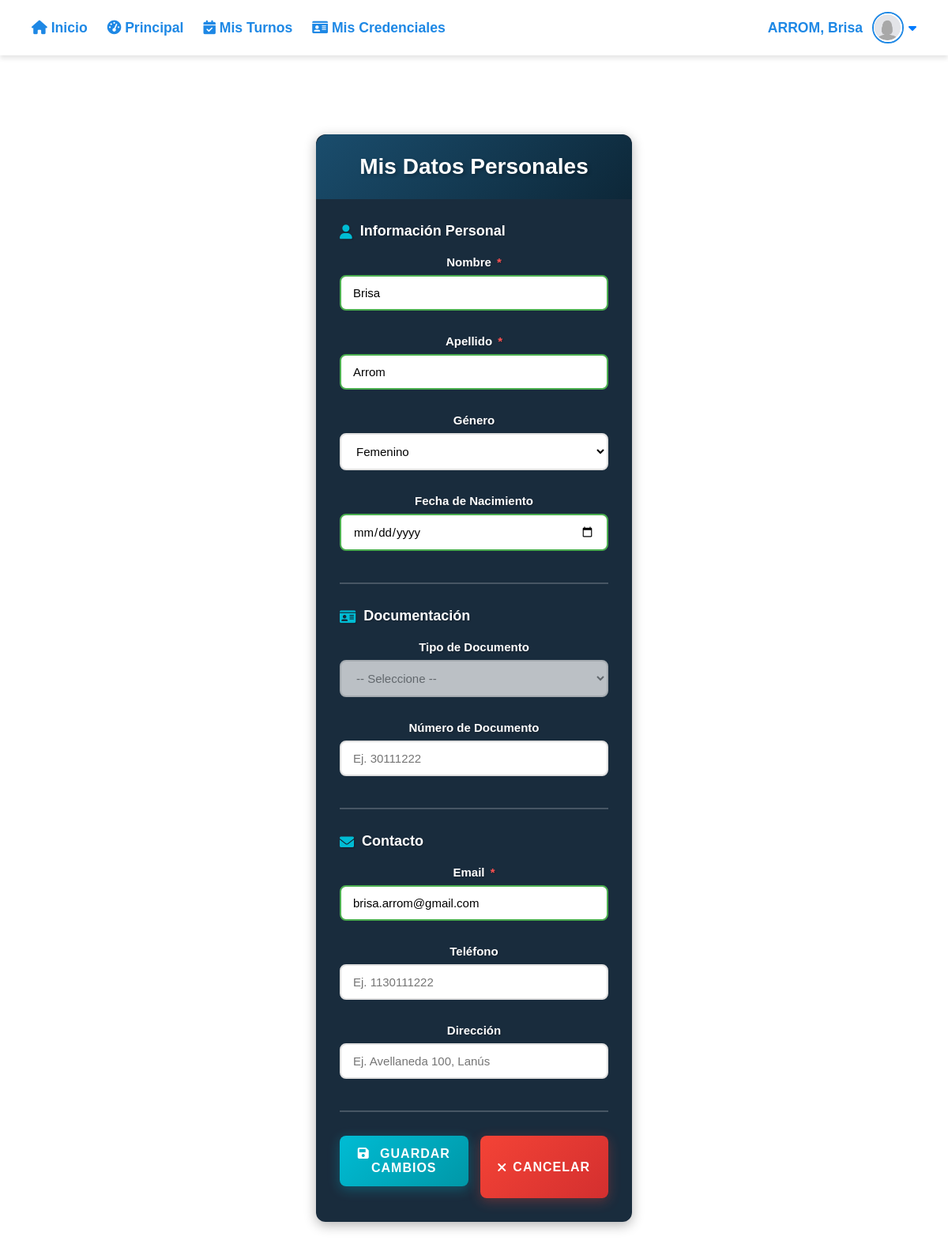
The app's page /interfaces/Paciente/editarDatosPersonales.php (signed in) with its own data.
### tables this page shows
CREATE TABLE IF NOT EXISTS usuarios (
  id_usuario INT NOT NULL AUTO_INCREMENT,
  nombre VARCHAR(100) NOT NULL,
  apellido VARCHAR(100) NOT NULL,
  email VARCHAR(150) NOT NULL,
  password_hash VARCHAR(255) NOT NULL,
  id_rol INT DEFAULT NULL,
  activo TINYINT(1) DEFAULT 1,
  fecha_creacion TIMESTAMP NOT NULL DEFAULT CURRENT_TIMESTAMP,
  genero VARCHAR(100) DEFAULT NULL,
  img_dni LONGTEXT DEFAULT NULL,
  CONSTRAINT pk_usuario PRIMARY KEY (id_usuario),         
  CONSTRAINT uk_usuario_email UNIQUE (email),             
  KEY idx_usuario_id_rol (id_rol),                        
  CONSTRAINT fk_usuario_id_rol FOREIGN KEY (id_rol)       
    REFERENCES roles(id_rol)
    ON UPDATE CASCADE
    ON DELETE SET NULL
);

### interfaces/Paciente/editarDatosPersonales.php (the view, shortened to what this page needs)
<?php
$id_usuario = $_SESSION['id_usuario'] ?? null;
$conn = ConexionBD::conectar();
$sql = "SELECT u.nombre, u.apellido, u.email, u.genero,
               p.tipo_documento, p.nro_documento, p.fecha_nacimiento, p.direccion, p.telefono
        FROM usuarios u
        LEFT JOIN pacientes p ON u.id_usuario = p.id_usuario
        WHERE u.id_usuario = ?";
$stmt = $conn->prepare($sql);
$stmt->bind_param("i", $id_usuario);
$stmt->execute();
$result = $stmt->get_result();
$datosPaciente = $result->fetch_assoc();
?>
<!DOCTYPE html>
<html lang="es">
<head>
<link rel="stylesheet" href="https://cdnjs.cloudflare.com/ajax/libs/font-awesome/6.4.0/css/all.min.css">
<link rel="stylesheet" href="../../css/principalPac.css">
<link rel="stylesheet" href="../../css/turnoMedico.css">
</head>
<body>
<?php include('navPac.php'); ?>
<div class="container">
    <div class="card-form">
        <h1>Mis Datos Personales</h1>
        <?php if ($datosPaciente): ?>
        <form method="POST" action="" id="form-datos">
            <div class="form-section">
                <h3><i class="fas fa-user"></i> Información Personal</h3>
                <label for="nombre">Nombre <span class="required">*</span></label>
                <input type="text" id="nombre" name="nombre"
                       value="<?= htmlspecialchars($datosPaciente['nombre']) ?>"
                       placeholder="Ingrese su nombre"
                       required>
                <label for="apellido">Apellido <span class="required">*</span></label>
                <input type="text" id="apellido" name="apellido"
                       value="<?= htmlspecialchars($datosPaciente['apellido']) ?>"
                       placeholder="Ingrese su apellido"
                       required>
                <label for="genero">Género</label>
                <select id="genero" name="genero">
                    <option value="Femenino" <?= $datosPaciente['genero']=='Femenino'?'selected':'' ?>>Femenino</option>
                </select>
                <label for="fecha_nacimiento">Fecha de Nacimiento</label>
                <input type="date" id="fecha_nacimiento" name="fecha_nacimiento"
                       value="<?= htmlspecialchars($datosPaciente['fecha_nacimiento']) ?>"
                       max="<?= date('Y-m-d') ?>">
            </div>
            <div class="form-section">
    <h3><i class="fas fa-id-card"></i> Documentación</h3>
    <label for="tipo_documento">Tipo de Documento</label>
    <select id="tipo_documento" name="tipo_documento_display" disabled>
        <option value="">-- Seleccione --</option>
    </select>
    <label for="nro_documento">Número de Documento</label>
    <input type="text" id="nro_documento" name="nro_documento"
           value="<?= htmlspecialchars($datosPaciente['nro_documento']) ?>"
           placeholder="Ej. 30111222"
           readonly>
</div>
            <div class="form-section">
                <h3><i class="fas fa-envelope"></i> Contacto</h3>
                <label for="email">Email <span class="required">*</span></label>
                <input type="email" id="email" name="email"
                       value="<?= htmlspecialchars($datosPaciente['email']) ?>"
                       placeholder="ejemplo@email.com"
                       required>
                <label for="telefono">Teléfono</label>
                <input type="tel" id="telefono" name="telefono"
                       value="<?= htmlspecialchars($datosPaciente['telefono']) ?>"
                       placeholder="Ej. 1130111222"
                       pattern="[0-9]{10,15}"
                       title="Ingrese un teléfono válido (10-15 dígitos)">
                <label for="direccion">Dirección</label>
                <input type="text" id="direccion" name="direccion"
                       value="<?= htmlspecialchars($datosPaciente['direccion']) ?>"
                       placeholder="Ej. Avellaneda 100, Lanús">
            </div>
            <div class="button-group">
                <button type="submit" class="btn-guardar">
                    <i class="fas fa-save"></i> Guardar Cambios
                </button>
                <a href="principalPac.php" class="btn-cancelar" onclick="return confirmarSalir()">
                    <i class="fas fa-times"></i> Cancelar
                </a>
            </div>
        </form>
        <?php endif; ?>
    </div>
</div>
</body>
</html>

### css/principalPac.css (style rules this page uses)
* { margin: 0; padding: 0; box-sizing: border-box; font-family: Arial, sans-serif; }
body { background: url("https://i.pinimg.com/1200x/9b/e2/12/9be212df4fc8537ddc31c3f7fa147b42.jpg") no-repeat center center fixed; background-size: cover; color: #333; min-height: 100vh; }
.container { padding: 60px 20px; text-align: center; }
.container h1 { margin-bottom: 40px; color: #f5f8fa; font-size: 2.5em; text-shadow: 1px 1px 3px rgba(0, 0, 0, 0.5); }

### css/turnoMedico.css (style rules this page uses)
* { margin: 0; padding: 0; box-sizing: border-box; font-family: Arial, sans-serif; }
body { background: url("https://i.pinimg.com/1200x/9b/e2/12/9be212df4fc8537ddc31c3f7fa147b42.jpg") no-repeat center center fixed; background-size: cover; color: #333; }
.container { padding: 60px 20px; text-align: center; }
.container h1 { margin-bottom: 40px; color: #f5f8fa; font-size: 2.5em; text-shadow: 1px 1px 3px rgba(0, 0, 0, 0.5); }
.card-form { background: rgba(0, 22, 41, 0.9); padding: 30px; border-radius: 12px; width: 400px; color: #fff; box-shadow: 0px 4px 15px rgba(0, 0, 0, 0.3); margin: auto; }
.card-form h1 { text-align: center; margin-bottom: 25px; color: #fff; }
.card-form label { display: block; margin: 10px 0 5px; font-weight: bold; font-size: 0.9em; }
.card-form select, .card-form input { width: 100%; padding: 10px; border-radius: 6px; border: none; margin-bottom: 15px; font-size: 0.95em; }
.card-form button { width: 100%; padding: 12px; border: none; border-radius: 6px; background: #00b4ff; color: #fff; font-weight: bold; cursor: pointer; transition: background 0.3s; }

### interfaces/Paciente/editarDatosPersonales.php (style rules this page uses)
.card-form { max-width: 500px; margin: 40px auto; }
.card-form h1 { background: linear-gradient(135deg, #1a4d6d 0%, #0d2738 100%); color: white; padding: 25px; margin: -30px -30px 30px -30px; border-radius: 15px 15px 0 0; text-align: center; font-size: 28px; font-weight: 700; text-shadow: 2px 2px 4px rgba(0,0,0,0.3); }
.card-form label { color: white; font-weight: 600; font-size: 15px; margin-bottom: 8px; display: block; text-shadow: 1px 1px 2px rgba(0,0,0,0.3); }
.card-form input, .card-form select { width: 100%; padding: 12px 15px; margin-bottom: 20px; border: 2px solid #e0e0e0; border-radius: 8px; font-size: 15px; background: white; transition: all 0.3s ease; }
.card-form button[type="submit"] { width: 100%; padding: 14px; background: linear-gradient(135deg, #00bcd4 0%, #0097a7 100%); color: white; border: none; border-radius: 8px; font-size: 16px; font-weight: 700; cursor: pointer; transition: all 0.3s ease; text-transform: uppercase; letter-spacing: 1px; margin-bottom: 15px; box-shadow: 0 4px 15px rgba(0, 188, 212, 0.3); }
.card-form button[type="submit"] i { margin-right: 8px; }
.form-section { margin-bottom: 30px; padding-bottom: 20px; border-bottom: 2px solid rgba(255, 255, 255, 0.2); }
.form-section h3 { color: white; font-size: 18px; margin-bottom: 20px; display: flex; align-items: center; gap: 10px; text-shadow: 1px 1px 2px rgba(0,0,0,0.3); }
.form-section h3 i { color: #00bcd4; }
.required { color: #ff5252; font-weight: bold; margin-left: 3px; }
.button-group { display: grid; grid-template-columns: 1fr 1fr; gap: 15px; margin-top: 30px; }
.btn-guardar { width: 100%; padding: 14px; background: linear-gradient(135deg, #4caf50 0%, #45a049 100%); color: white; border: none; border-radius: 8px; font-size: 16px; font-weight: 700; cursor: pointer; transition: all 0.3s ease; text-transform: uppercase; letter-spacing: 1px; box-shadow: 0 4px 15px rgba(76, 175, 80, 0.3); }
.btn-cancelar { display: flex; align-items: center; justify-content: center; gap: 8px; width: 100%; padding: 14px; background: linear-gradient(135deg, #f44336 0%, #d32f2f 100%); color: white; text-decoration: none; border-radius: 8px; font-size: 16px; font-weight: 700; text-transform: uppercase; letter-spacing: 1px; transition: all 0.3s ease; box-shadow: 0 4px 15px rgba(244, 67, 54, 0.3); }
.card-form input:valid:not(:placeholder-shown) { border-color: #4caf50; }

### records on screen
usuarios: nombre "Brisa", apellido "Arrom", genero "Femenino", email "brisa.arrom@gmail.com"

### other values on screen
mb_strtoupper($_SESSION['apellido'], 'UTF-8') "ARROM"
mb_convert_case($_SESSION['nombre'], MB_CASE_TITLE, 'UTF-8') "Brisa"
